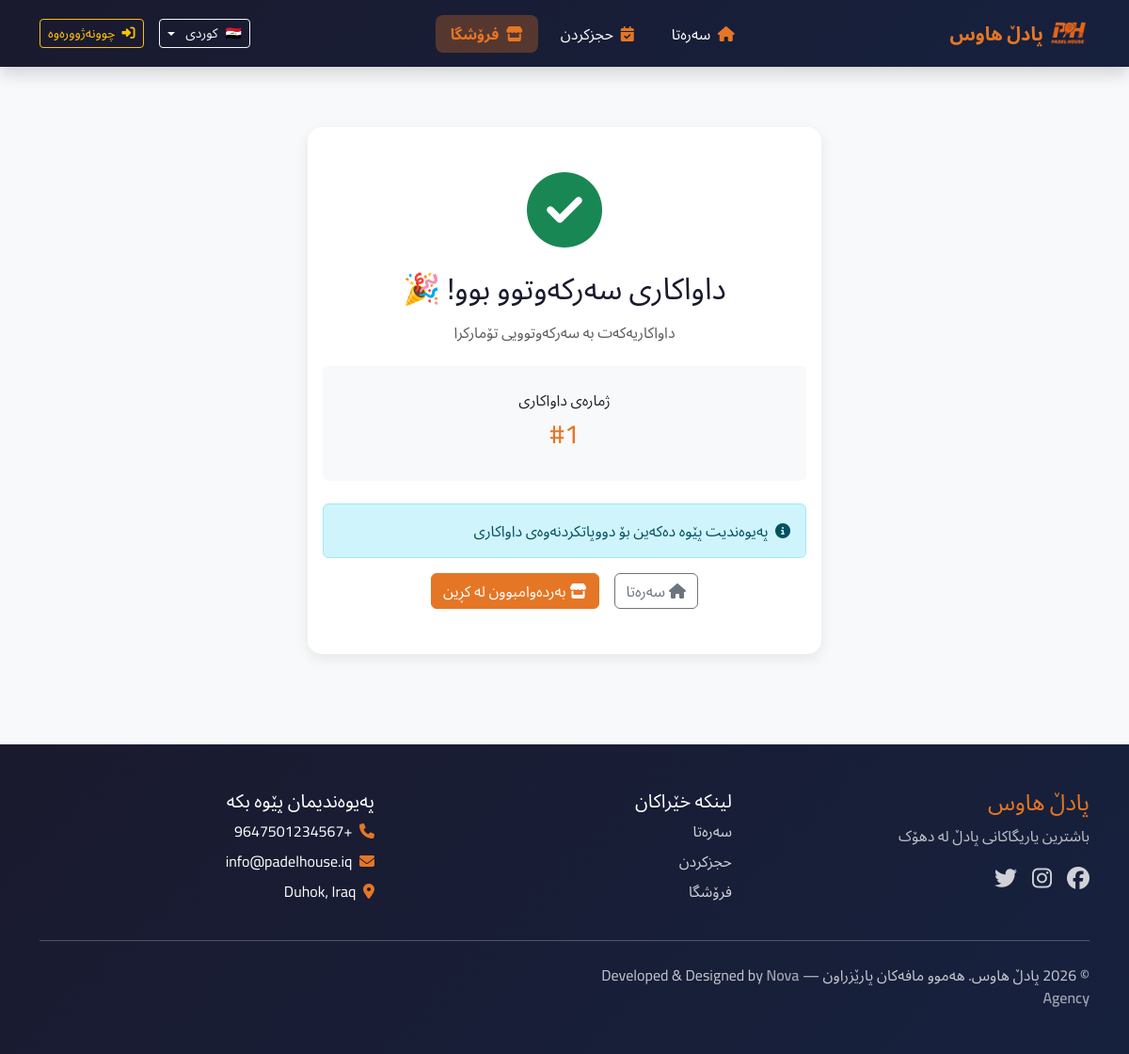
/store/order/success/1, run on the app's committed database.
### app/models/order.py (models this page shows, shortened)
class Order(db.Model):
    __tablename__ = 'order'
    id = db.Column(db.Integer, primary_key=True)
    customer_name = db.Column(db.String(100), nullable=False)
    customer_phone = db.Column(db.String(20), nullable=False)
    customer_email = db.Column(db.String(100))
    customer_address = db.Column(db.Text)
    total_price = db.Column(db.Float, nullable=False)
    status = db.Column(db.String(20), default='pending')  # pending, confirmed, processing, delivered, cancelled
    notes = db.Column(db.Text)
    created_at = db.Column(db.DateTime, default=datetime.utcnow)
    items = db.relationship('OrderItem', backref='order', lazy=True, cascade='all, delete-orphan')

### app/models/settings.py (models this page shows, shortened)
class Settings(db.Model):
    __tablename__ = 'settings'
    id = db.Column(db.Integer, primary_key=True)
    opening_hour = db.Column(db.Integer, default=12)
    closing_hour = db.Column(db.Integer, default=4)
    price_per_hour = db.Column(db.Integer, default=40000)
    discount_percentage = db.Column(db.Integer, default=25)
    discount_amount = db.Column(db.Integer, default=10000)
    discount_start_hour = db.Column(db.Integer, default=12)
    discount_end_hour = db.Column(db.Integer, default=16)
    site_name = db.Column(db.String(100), default='Padel House')
    phone = db.Column(db.String(20))
    email = db.Column(db.String(100))
    address = db.Column(db.Text)
    facebook_url = db.Column(db.String(200))
    instagram_url = db.Column(db.String(200))
    twitter_url = db.Column(db.String(200))
    created_at = db.Column(db.DateTime, default=datetime.utcnow)
    updated_at = db.Column(db.DateTime, default=datetime.utcnow, onupdate=datetime.utcnow)

### app/routes/store.py (the view)
@store_bp.route('/order-success/<int:order_id>')
@store_bp.route('/order/success/<int:order_id>')
def order_success(order_id):
    order = Order.query.get_or_404(order_id)
    return render_template('store/order_success.html', order=order)

### app/routes/admin.py (called while the page is built)
@admin_bp.app_context_processor
def inject_pending_count():
    if current_user.is_authenticated:
        pending_bookings_count = Booking.query.filter_by(status='pending').count()
        return {'pending_bookings_count': pending_bookings_count}
    return {'pending_bookings_count': 0}

### app/translations.py (called while the page is built)
def get_translation(key, lang='ku'):
    if lang not in TRANSLATIONS:
        lang = 'ku'  # Default to Kurdish
    return TRANSLATIONS.get(lang, {}).get(key, key)

### app/templates/store/order_success.html (shortened to what this page needs)
{% extends 'base.html' %}
{% block content %}
<div class="container py-5">
    <div class="row justify-content-center">
        <div class="col-lg-6">
            <div class="card text-center">
                <div class="card-body py-5">
                    <div class="mb-4">
                        <i class="fas fa-check-circle fa-5x text-success"></i>
                    </div>
                    <h2 class="mb-3" style="color: #1a1a2e;">{{ t('order_success') }}! 🎉</h2>
                    <p class="text-muted mb-4">
                        {% if current_lang == 'ku' %}
                        داواکاریەکەت بە سەرکەوتوویی تۆمارکرا
                        {% elif current_lang == 'ar' %}
                        تم تسجيل طلبك بنجاح
                        {% else %}
                        Your order has been registered successfully
                        {% endif %}
                    </p>
                    <div class="bg-light rounded p-4 mb-4">
                        <p class="mb-2">
                            {% if current_lang == 'ku' %}ژمارەی داواکاری{% elif current_lang == 'ar' %}رقم الطلب{% else %}Order Number{% endif %}
                        </p>
                        <h3 style="color: #E57625;">#{{ order.id }}</h3>
                    </div>
                    <div class="alert alert-info text-start">
                        <i class="fas fa-info-circle me-2"></i>
                        {% if current_lang == 'ku' %}
                        پەیوەندیت پێوە دەکەین بۆ دووپاتکردنەوەی داواکاری
                        {% elif current_lang == 'ar' %}
                        سنتواصل معك لتأكيد الطلب
                        {% else %}
                        We will contact you to confirm your order
                        {% endif %}
                    </div>
                    <div class="d-flex gap-3 justify-content-center">
                        <a href="{{ url_for('main.index') }}" class="btn btn-outline-secondary">
                            <i class="fas fa-home me-2"></i>{{ t('home') }}
                        </a>
                        <a href="{{ url_for('store.products') }}" class="btn btn-warning">
                            <i class="fas fa-store me-2"></i>{{ t('continue_shopping') }}
                        </a>
                    </div>
                </div>
            </div>
        </div>
    </div>
</div>
{% endblock %}

### app/templates/base.html (shortened to what this page needs)
<!DOCTYPE html>
<html lang="{{ current_lang }}" dir="{{ 'rtl' if is_rtl else 'ltr' }}">
<head>
    {% if is_rtl %}
    <link href="https://cdn.jsdelivr.net/npm/bootstrap@5.3.2/dist/css/bootstrap.rtl.min.css" rel="stylesheet">
    {% else %}
    <link href="https://cdn.jsdelivr.net/npm/bootstrap@5.3.2/dist/css/bootstrap.min.css" rel="stylesheet">
    {% endif %}
    <link rel="stylesheet" href="https://cdnjs.cloudflare.com/ajax/libs/font-awesome/6.4.2/css/all.min.css">
</head>
<body>
    {% include 'navbar.html' %}
    <main>
        {% block content %}{% endblock %}
    </main>
    <footer class="py-5 mt-5">
        <div class="container">
            <div class="row g-4">
                <div class="col-lg-4">
                    <h4 style="color: var(--primary-color);">{{ t('site_name') }}</h4>
                    <p class="text-light opacity-75">{{ t('best_courts') }}</p>
                    <div class="d-flex gap-3 mt-3">
                        <a href="#" class="fs-4"><i class="fab fa-facebook"></i></a>
                        <a href="#" class="fs-4"><i class="fab fa-instagram"></i></a>
                        <a href="#" class="fs-4"><i class="fab fa-twitter"></i></a>
                    </div>
                </div>
                <div class="col-lg-4">
                    <h5>{{ t('quick_links') }}</h5>
                    <ul class="list-unstyled">
                        <li class="mb-2"><a href="{{ url_for('main.index') }}">{{ t('home') }}</a></li>
                        <li class="mb-2"><a href="{{ url_for('booking.booking_page') }}">{{ t('booking') }}</a></li>
                        <li class="mb-2"><a href="{{ url_for('store.products') }}">{{ t('store') }}</a></li>
                    </ul>
                </div>
                <div class="col-lg-4">
                    <h5>{{ t('contact_us') }}</h5>
                    <ul class="list-unstyled">
                        {% if settings %}
                        <li class="mb-2"><i class="fas fa-phone me-2" style="color: var(--primary-color);"></i> {{ settings.phone }}</li>
                        <li class="mb-2"><i class="fas fa-envelope me-2" style="color: var(--primary-color);"></i> {{ settings.email }}</li>
                        <li class="mb-2"><i class="fas fa-map-marker-alt me-2" style="color: var(--primary-color);"></i> {{ settings.address }}</li>
                        {% endif %}
                    </ul>
                </div>
            </div>
            <hr class="my-4 opacity-25">
            <div class="row">
                <div class="col-md-6 text-center text-md-start">
                    <p class="mb-0 opacity-75">
  &copy; 2026 {{ t('site_name') }}. {{ t('all_rights') }} —
  Developed & Designed by
  <a href="https://nova-agency.com" target="_blank" class="text-decoration-none fw-semibold">
    Nova Agency
  </a>
</p>
                </div>
            </div>
        </div>
    </footer>
</body>
</html>

### data on the page
Order: id "1"
Settings: phone "+9647501234567", email "info@padelhouse.iq", address "Duhok, Iraq"

### other printed values
{{ t('site_name') }} "پادڵ هاوس"
{{ t('home') }} "سەرەتا"
{{ t('booking') }} "حجزکردن"
{{ t('store') }} "فرۆشگا"
{{ language_flags[current_lang] }} "🇮🇶"
{{ language_names[current_lang] }} "کوردی"
{{ t('login') }} "چوونەژوورەوە"
{{ t('order_success') }} "داواکاری سەرکەوتوو بوو"
{{ t('continue_shopping') }} "بەردەوامبوون لە کڕین"
{{ t('best_courts') }} "باشترین یاریگاکانی پادڵ لە دهۆک"
{{ t('quick_links') }} "لینکە خێراکان"
{{ t('contact_us') }} "پەیوەندیمان پێوە بکە"
{{ t('all_rights') }} "هەموو مافەکان پارێزراون"
